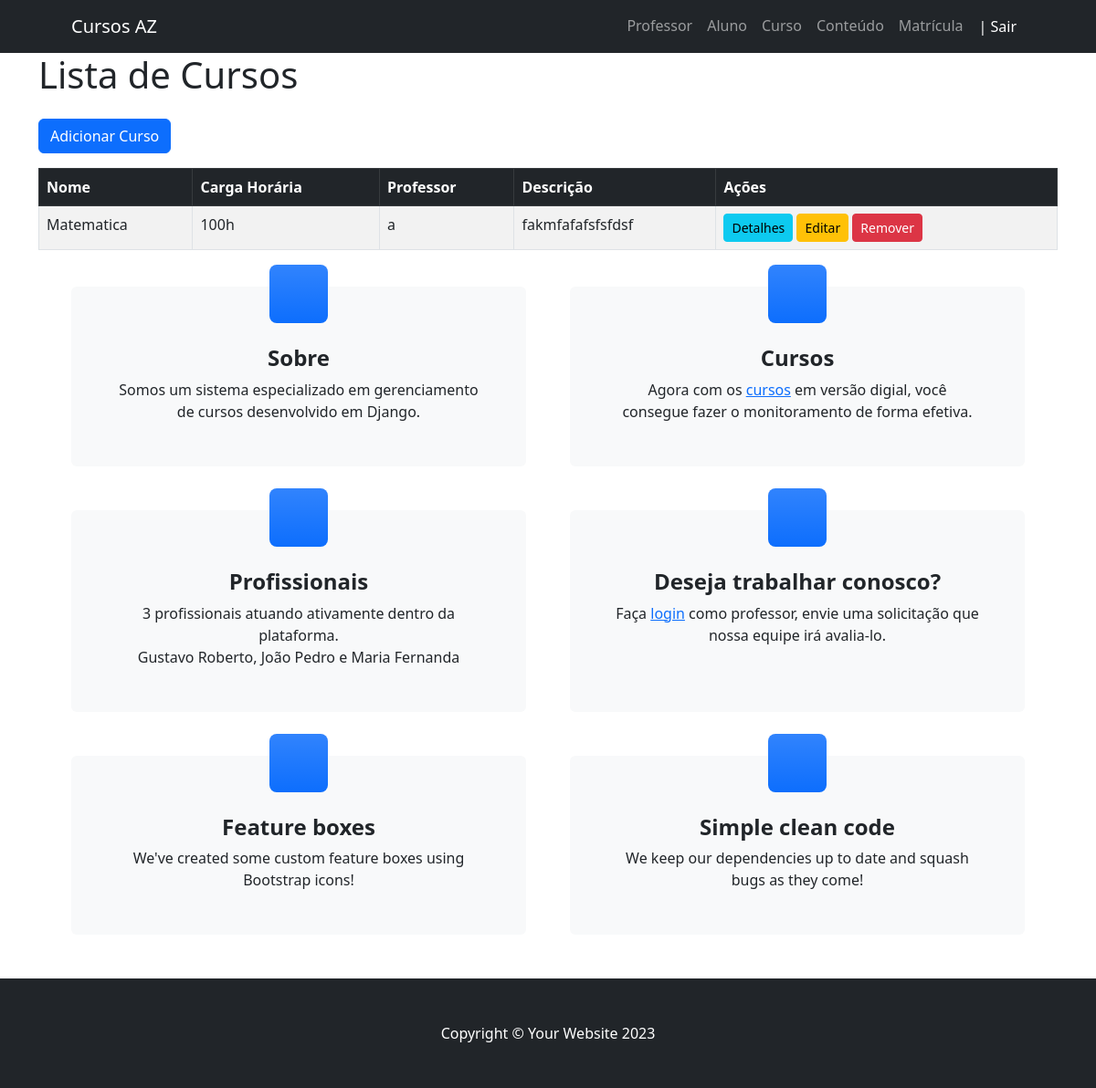
The page /curso/ (signed in) on the database as committed earlier.
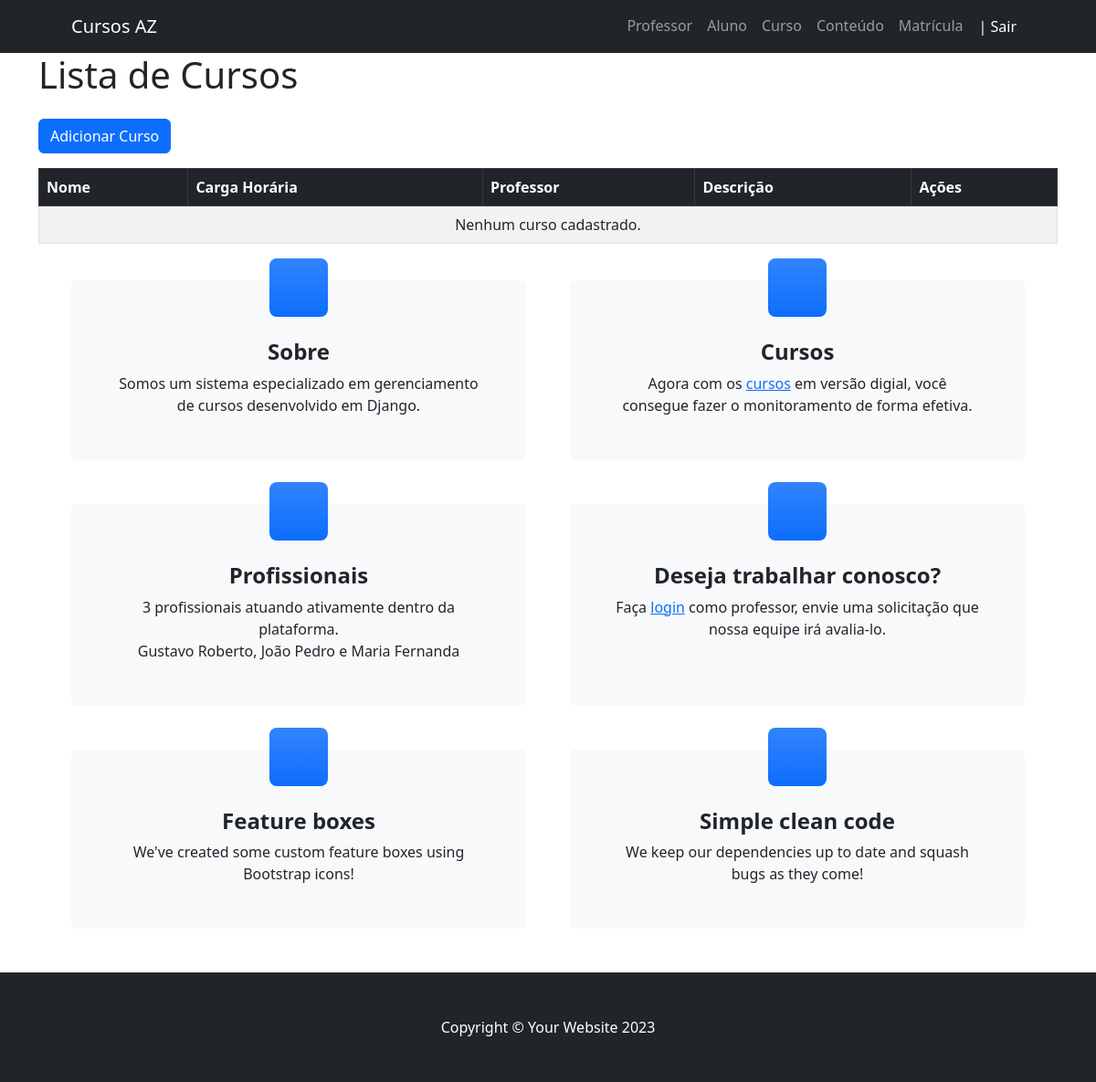
The same page on the database as committed later.
### cursos/models.py (models this page shows, shortened)
class Curso(models.Model):
    nome = models.CharField(max_length=255)
    ch = models.IntegerField(verbose_name="Carga Horária")
    descricao = models.TextField()
    professor = models.ForeignKey(Professor, on_delete=models.CASCADE)

### cursos/views.py (the view)
# urls.py: path('curso/', views_curso.index, name="index-curso"),
@login_required
@permission_required('cursos.view_curso', raise_exception=True)
def index(request):
    cursos = Curso.objects.all()
    return render(request, "cursos/index.html", {"cursos": cursos})

### templates/cursos/index.html
{% extends "_base.html" %}
{% block content %}
<div class="container">
    <h1 class="mb-4">Lista de Cursos</h1>
    <a href="{% url 'add-curso' %}" class="btn btn-primary mb-3">Adicionar Curso</a>
    <div class="table-responsive">
        <table class="table table-striped table-bordered">
            <thead class="table-dark">
                <tr>
                    <th>Nome</th>
                    <th>Carga Horária</th>
                    <th>Professor</th>
                    <th>Descrição</th>
                    <th>Ações</th>
                </tr>
            </thead>
            <tbody>
                {% for curso in cursos %}
                <tr>
                    <td>{{ curso.nome }}</td>
                    <td>{{ curso.ch }}h</td>
                    <td>{{ curso.professor.get_full_name }}</td>
                    <td>{{ curso.descricao|truncatewords:10 }}</td>
                    <td>
                        <a href="{% url 'detail-curso' curso.id %}" class="btn btn-sm btn-info">Detalhes</a>
                        <a href="{% url 'edit-curso' curso.id %}" class="btn btn-sm btn-warning">Editar</a>
                        <a href="{% url 'remove-curso' curso.id %}" class="btn btn-sm btn-danger">Remover</a>
                    </td>
                </tr>
                {% empty %}
                <tr>
                    <td colspan="5" class="text-center">Nenhum curso cadastrado.</td>
                </tr>
                {% endfor %}
            </tbody>
        </table>
    </div>
</div>
{% endblock %}

Rows that differ between the two databases and show on the page:
removed Curso: nome "Matematica", ch "100", professor.get_full_name "a", descricao "fakmfafafsfsfdsf"
Other text that changed with them:
text now shown: "Nenhum curso cadastrado."
